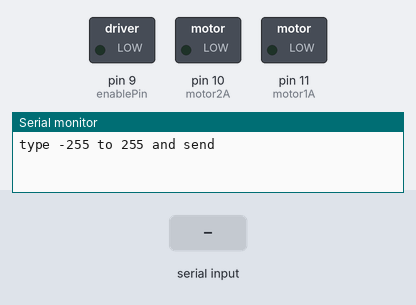
A sketch run on a simulated Arduino Uno, built with avr-gcc and run on an emulated ATmega328P. Parts: switched loads named in the sketch (green lamp = pin HIGH), the last lines printed to the serial monitor. Inputs (shaded band) come from the test bench.

Above: at 1.2 s.
1.3 s: "90,45\n" received over Serial
At 1.6 s:
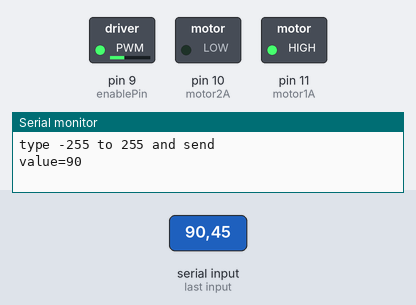
2.8 s: "30,150\n" received over Serial
At 3.9 s:
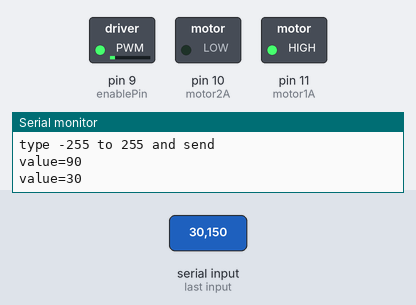
4.3 s: "0\n" received over Serial
At 4.9 s:
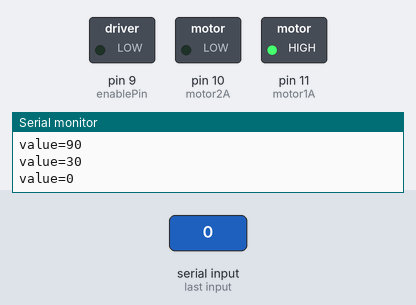
5.8 s: "200\n" received over Serial
At 6.1 s:
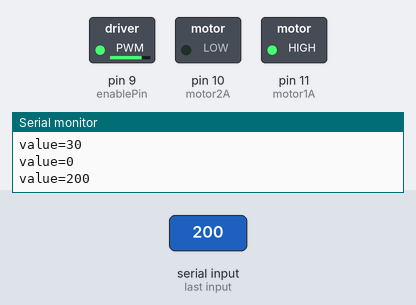
7.3 s: "90\n" received over Serial
At 8.4 s:
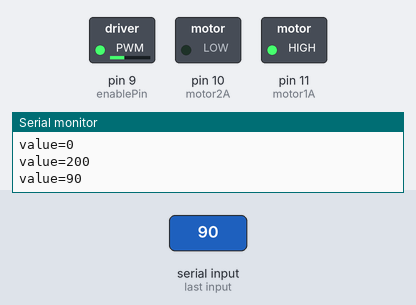
Timing chart, 0 to 9.8 s (numbered marks = the images above; inputs shaded):
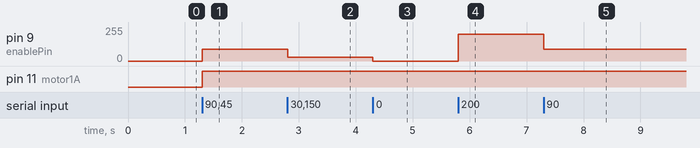

The sketch:

day38_motor_pwm_enable.ino
```cpp
// 38日目：イネーブル（1,2EN）に PWM を入れて、速さを決める。向きは 1A・2A の ON/OFF で決める
// シリアルモニタに -255〜255 を打つ。正なら 1A=HIGH・2A=LOW、負なら逆。速さは EN の PWM
// 回路：~11 → 1A、~10 → 2A、~9 → 1,2EN（1番ピン。5V からは外す）

#define motor1A 11
#define motor2A 10
#define enablePin 9

void setup() {
  pinMode(motor1A, OUTPUT);
  pinMode(motor2A, OUTPUT);
  pinMode(enablePin, OUTPUT);
  Serial.begin(9600);
  Serial.println("type -255 to 255 and send");
}

void loop() {
  if (Serial.available() > 0) {
    String s = Serial.readStringUntil('\n');
    s.trim();
    if (s.length() == 0) return;
    int v = s.toInt();
    if (v >= -255 && v <= 255) {
      if (v >= 0) {
        digitalWrite(motor1A, HIGH);          // 向き：正
        digitalWrite(motor2A, LOW);
        analogWrite(enablePin, v);            // 速さ：EN の PWM
      } else {
        digitalWrite(motor1A, LOW);           // 向き：逆
        digitalWrite(motor2A, HIGH);
        analogWrite(enablePin, -v);
      }
      Serial.print("value=");
      Serial.println(v);
    } else {
      Serial.println("out of range (-255 to 255)");
    }
  }
}
```

Measured:
- after the input at 1.3 s, pin 9 (enablePin): 0/255 → 90/255 at once; pin 11 (motor1A): LOW → HIGH at once
- after the input at 2.8 s, pin 9 (enablePin): 90/255 → 30/255 at once
- after the input at 4.3 s, pin 9 (enablePin): 30/255 → 0/255 at once
- after the input at 5.8 s, pin 9 (enablePin): 0/255 → 200/255 at once
- after the input at 7.3 s, pin 9 (enablePin): 200/255 → 90/255 at once
